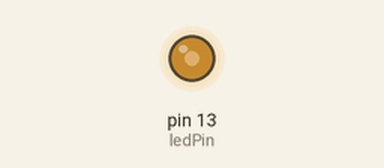
Simulated run of this sketch. Board: Arduino Uno, built with avr-gcc and run on an emulated ATmega328P. Shown: output pins drawn as LEDs (lit = HIGH). What the sketch prints to the serial monitor is not drawn.

Above: at 0.1 s.
Timing chart, 0 to 1.6 s (numbered marks = the images above):
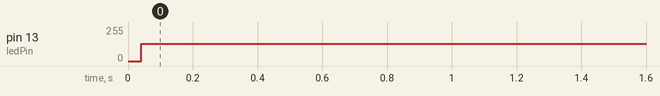

Measured:
- by itself, pin 13 (ledPin): 0/255 → 128/255 at 0.04 s

The sketch:

TimerLedModulation.ino
```cpp
#define ledPin 13
int count = 0;

void setup()
{
  pinMode(ledPin, OUTPUT);

  // initialize timer1
  noInterrupts();           // disable all interrupts
  TCCR1A = 0;
  TCCR1B = 0;
  TCNT1  = 0;


  // 2Hz = 15625 =   256
  //100Hz = 312    256
  //200Hz = 156    256
  //400Hz = 78   256
  //800Hz = 39   256
  Serial.begin(115200);


  int freq = 3000;

  int value = 16000000 / 256 /  freq / 2;
  Serial.print(value);
  Serial.print(" ");


  OCR1A = value;            // compare match register 16MHz/256/2Hz
  TCCR1B |= (1 << WGM12);   // CTC mode

  TCCR1B |= (1 << CS12);    // 256 prescaler
  //TCCR1B |= (1 << CSHIGH12) | (1 << CS10); // 1024 prescaler


  TIMSK1 |= (1 << OCIE1A);  // enable timer compare interrupt
  interrupts();             // enable all interrupts
}

ISR(TIMER1_COMPA_vect)          // timer compare interrupt service routine
{
  digitalWrite(ledPin, digitalRead(ledPin) ^ 1);   // toggle LED pin


}

void loop()
{
  // your program here...
}
```
